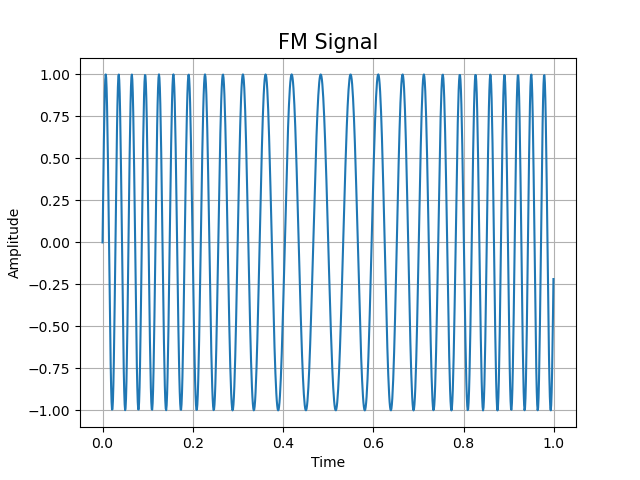

The script that saved this image:
'''
considering all amplitude be 1
message signal(m)=Am*sin(2*π*fm*t)
carrier signal(c)=Ac*sin(2*π*fc*t)
modulated signal(y)=Ac*sin(2*π*fc*t + mi*sin(2*π*fm*t))
modulateion index(fi)= ffdev / ff
'''
fm = float(input('Message Frequency='))  #1
fc = float(input('Carrier Frequency='))  #25
mi = float(input('Modulation Index='))  #10
t = np.arange(0, 1, 0.001)

m = np.sin(2 * np.pi * fm * t)  #modulation wave

plt.plot(t, m)
plt.xlabel('Time')
plt.ylabel('Amplitude')
plt.title('Message Signal', fontsize=15)
plt.grid(True)
plt.savefig("message.png")
plt.show()

c = np.sin(2 * np.pi * fc * t)
#carrier wave

plt.plot(t, c)
plt.xlabel('Time')
plt.ylabel('Amplitude')
plt.title('Carrier Signal', fontsize=15)
plt.grid(True)
plt.savefig("carrier.png")
plt.show()

y = np.sin(
    2 * np.pi * fc * t +
    (mi * np.sin(2 * np.pi * fm * t)))  #Frequency changing w.r.t Message

plt.plot(t, y)
plt.xlabel('Time')
plt.ylabel('Amplitude')
plt.title('FM Signal', fontsize=15)
plt.grid(True)
plt.savefig("fm.png")
plt.show()
'''
user inputs--------
Message Frequency=1
Carrier Frequency=25
Modulation Index=10
'''
